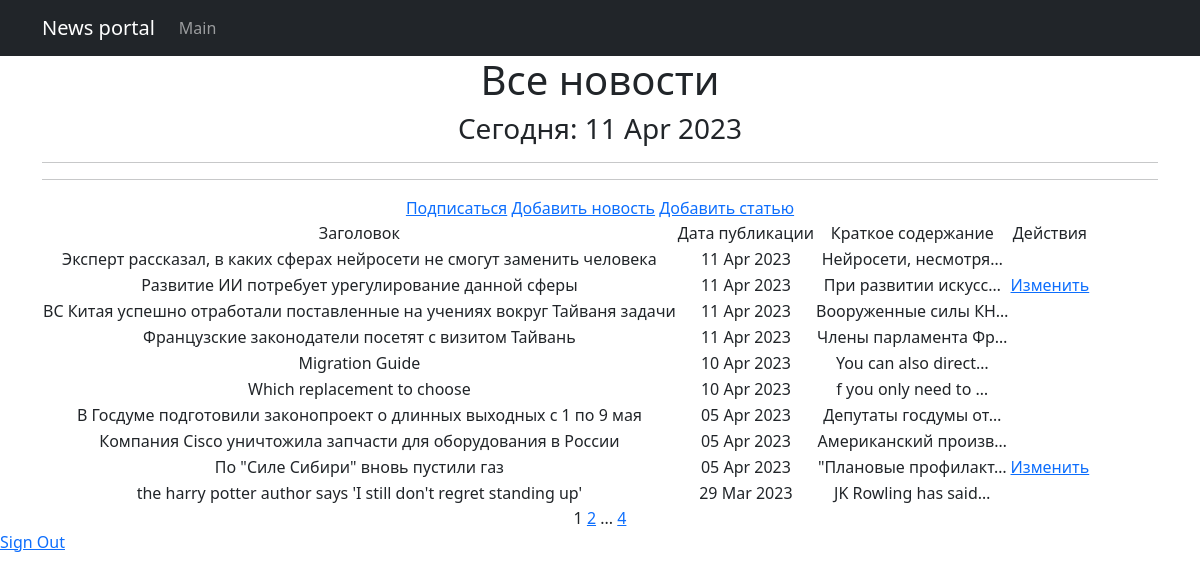
Page /news/ (signed in) on the committed database.
### chitchat/models.py (models this page shows, shortened)
class Post(models.Model):
    news = 'N'
    article = 'A'
    POST_TYPES = [
        (news, 'Новость'),
        (article, 'Статья')
    ]
    author = models.ForeignKey(Author, on_delete=models.CASCADE, verbose_name='автор')
    post_type = models.CharField(
        max_length=1, choices=POST_TYPES,
        default=article, verbose_name='тип новости'
    )
    time_creation = models.DateTimeField(auto_now_add=True)
    post_category = models.ManyToManyField(Category, through='PostCategory')
    title = models.CharField(max_length=100, unique=True, verbose_name='заголовок')
    text = models.TextField(verbose_name='текст')
    rating = models.IntegerField(default=0, verbose_name='рейтинг')
    class Meta:
        verbose_name = 'новость'
        verbose_name_plural = 'новости'

### chitchat/views.py (the view)
# urls.py: path('', PostList.as_view(), name='post_list'),
class PostList(ListView):
    model = Post
    ordering = '-time_creation'
    template_name = 'news.html'
    context_object_name = 'news'
    paginate_by = 10
    def get_queryset(self):
        queryset = super().get_queryset()
        self.filterset = PostFilter(self.request.GET, queryset)
        return self.filterset.qs
    def get_context_data(self, **kwargs):
        context = super().get_context_data(**kwargs)
        context['filterset'] = self.filterset
        return context

### chitchat/models.py (called while the page is built)
    def __str__(self):
        return f'{self.name.title()}'

### chitchat/templatetags/censor_filter.py (called while the page is built)
@register.filter()
def censor(text):
    for word in text.split():
        if word.lower() in RUDE_WORDS:
            text = text.replace(word, f"{word[0]}{'*'*(len(word)-1)}")
    return text

### chitchat/templatetags/custom_tags.py (called while the page is built)
@register.simple_tag()
def current_time(format_string='%b %d %Y'):
    return datetime.utcnow().strftime(format_string)

@register.simple_tag(takes_context=True)
def url_replace(context, **kwargs):
    d = context['request'].GET.copy()
    for k, v in kwargs.items():
        d[k] = v
    return d.urlencode()

### templates/news.html (shortened to what this page needs)
{% extends 'flatpages/default.html' %}
{% load censor_filter %}
{% load custom_tags %}
{% block content %}
    <h1>Все новости</h1>
    <h3>Сегодня: {% current_time '%d %b %Y' %}</h3>
    <hr>
    <hr>
    <a href="{% url 'subscriptions' %}">Подписаться</a>
    {% if perms.chitchat.add_post %}
    <a href="{% url 'post_create' %}">Добавить новость</a>
    <a href="{% url 'article_create' %}">Добавить статью</a>
    {% endif %}
    {% if news %}
        <table>
            <tr>
                <td>Заголовок</td>
                <td>Дата публикации</td>
                <td>Краткое содержание</td>
                {% if perms.chitchat.change_post or perms.chitchat.delete_post %}
                <td>Действия</td>
                {% endif %}
            </tr>
            {% for post in news %}
            <tr>
                <td>{{ post.title }}</td>
                <td>{{ post.time_creation|date:'d M Y' }}</td>
                <td>{{ post.text|censor|truncatechars:20 }}</td>
                <td>
                    {% if perms.chitchat.change_post and post.author == request.user.author %}
                    <a href="{% url 'post_update' pk=post.id %}">Изменить</a>
                    {% endif %}
            </tr>
            {% endfor %}
        </table>
    {% else %}
        <h2>Новостей нет!</h2>
    {% endif %}
    {{ page_obj.number }}
    {% if page_obj.has_next %}
        <a href="?{% url_replace page=page_obj.next_page_number %}">{{ page_obj.next_page_number }}</a>
        {% if paginator.num_pages != page_obj.next_page_number %}
            ...
            <a href="?{% url_replace page=page_obj.paginator.num_pages %}">{{ page_obj.paginator.num_pages }}</a>
        {% endif %}
    {% endif %}
{% endblock content %}

### rows in the picture
Post: title "Эксперт рассказал, в каких сферах нейросети не смогут заменить человека", time_creation "11 Apr 2023", text|censor "Нейросети, несмотря…"
Post: title "Развитие ИИ потребует урегулирование данной сферы", time_creation "11 Apr 2023", text|censor "При развитии искусс…", shows "Изменить"
Post: title "ВС Китая успешно отработали поставленные на учениях вокруг Тайваня задачи", time_creation "11 Apr 2023", text|censor "Вооруженные силы КН…"
Post: title "Французские законодатели посетят с визитом Тайвань", time_creation "11 Apr 2023", text|censor "Члены парламента Фр…"
Post: title "Migration Guide", time_creation "10 Apr 2023", text|censor "You can also direct…"
Post: title "Which replacement to choose", time_creation "10 Apr 2023", text|censor "f you only need to …"
Post: title "В Госдуме подготовили законопроект о длинных выходных с 1 по 9 мая", time_creation "05 Apr 2023", text|censor "Депутаты госдумы от…"
Post: title "Компания Cisco уничтожила запчасти для оборудования в России", time_creation "05 Apr 2023", text|censor "Американский произв…"
Post: title "По \"Силе Сибири\" вновь пустили газ", time_creation "05 Apr 2023", text|censor "\"Плановые профилакт…", shows "Изменить"
Post: title "the harry potter author says 'I still don't regret standing up'", time_creation "29 Mar 2023", text|censor "JK Rowling has said…"

### other values in the picture
{{ page_obj.number }} "1"
{{ page_obj.next_page_number }} "2"
{{ page_obj.paginator.num_pages }} "4"
